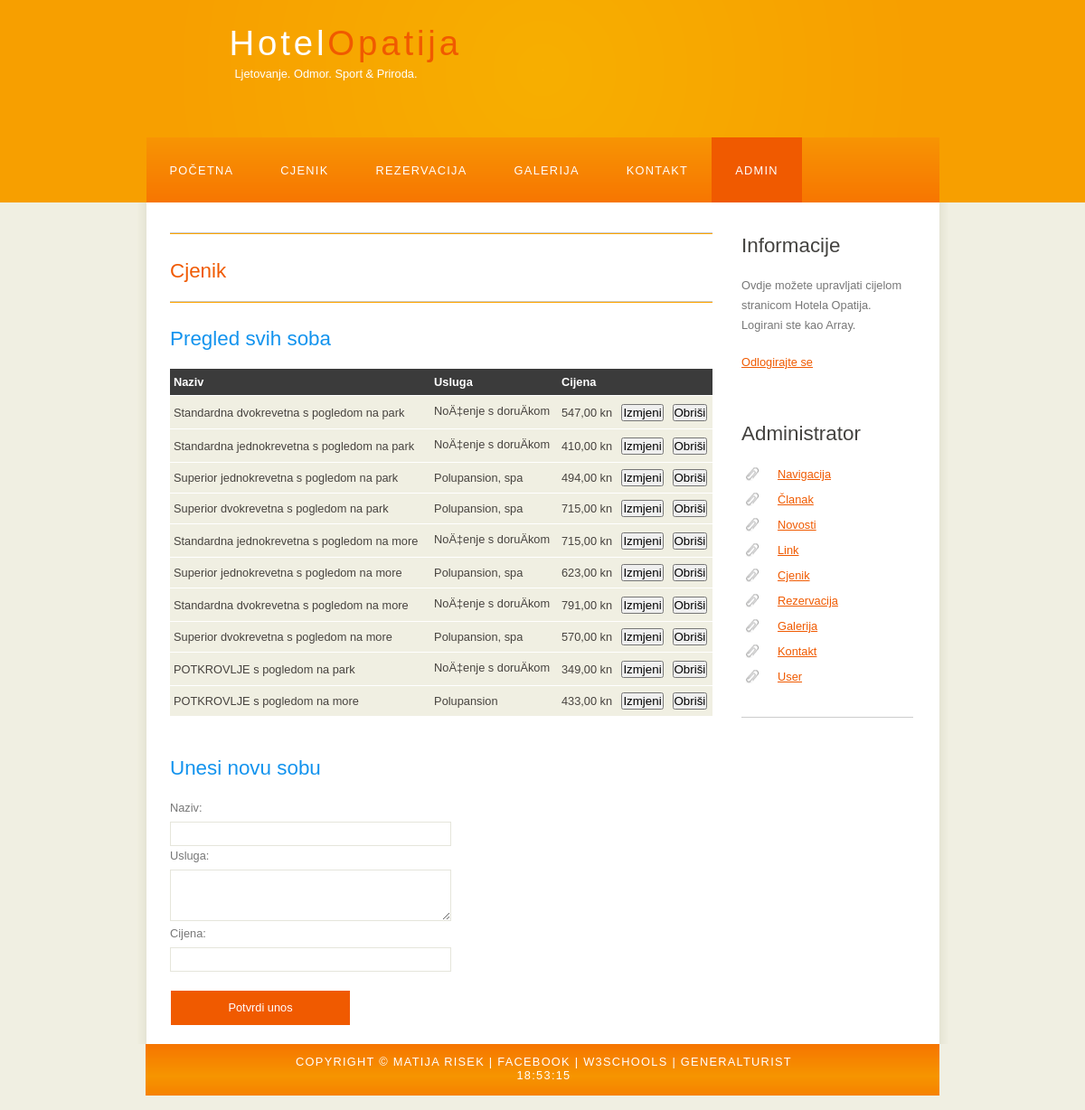
Screenshot of /adminCjenik.php (signed in) with the database file from the repository.
### tables this page shows
CREATE TABLE IF NOT EXISTS `Soba` (
  `idSoba` int(11) NOT NULL AUTO_INCREMENT,
  `nazivSoba` varchar(255) NOT NULL,
  `uslugaSoba` text NOT NULL,
  `cijenaSoba` varchar(255) NOT NULL,
  PRIMARY KEY (`idSoba`)
);

### adminCjenik.php (the view, shortened to what this page needs)
<!DOCTYPE HTML>
<html>
<head>
    <link rel="stylesheet" type="text/css" href="style/style.css" title="style" />
</head>
<body onload="startTime()">
    <div id="main">
        <div id="header">
            <div id="logo">
                <div id="logo_text">
                    <h1><a href="index.php">Hotel<span class="logo_colour">Opatija</span></a></h1>
                    <h2>Ljetovanje. Odmor. Sport & Priroda.</h2>
                </div>
            </div>
            <div id="menubar">
                <ul id="menu">
                    <li><a href="index.php">Početna</a></li>
                    <li><a href="cjenik.php">Cjenik</a></li>
                    <li><a href="rezervacija.php">Rezervacija</a></li>
                    <li><a href="galerija.php">Galerija</a></li>
                    <li> <a href="kontakt.php">Kontakt</a></li>
					<li class="selected"><a href="administrator.php">Admin</a></li>
                </ul>
            </div>
        </div>
        <div id="site_content">
            <div class="sidebar">
				<?php
					echo "<h3>Informacije</h3>";
					echo "<p>";
					echo "Ovdje možete upravljati cijelom stranicom Hotela Opatija.<br>";
					echo "Logirani ste kao {$_SESSION['username']}.<br>";
					echo '<p><a href="?action=logOut">Odlogirajte se</a></p>';
					echo "<p>";
				?>
                <h3>Administrator</h3>
                <ul>
					<li><a href="adminNavigacija.php">Navigacija</a></li>
                    <li><a href="adminClanak.php">Članak</a></li>
                    <li><a href="adminNovosti.php">Novosti</a></li>
                    <li><a href="adminLink.php">Link</a></li>
					<li><a href="adminCjenik.php">Cjenik</a></li>
                    <li><a href="adminRezervacija.php">Rezervacija</a></li>
                    <li><a href="adminGalerija.php">Galerija</a></li>
                    <li><a href="adminKontakt.php">Kontakt</a></li>
					<li><a href="adminUser.php">User</a></li>
                </ul>
                <hr />
            </div>
			<div id="content">
<hr color="orange" width="600">
<h3><a id="cjenik" style="text-decoration: none">Cjenik</a></h3>
<hr color="orange" width="600">
<h2>Pregled svih soba</h2>
<table width="600" border="0" cellpadding="0" cellspacing="0">
<tr>
<th>Naziv</th>
<th>Usluga</th>
<th>Cijena</th>
<th></th>
<th></th>
</tr>
<?php
$sql="SELECT * FROM Soba";
$records=mysql_query($sql);
while($zapis=mysql_fetch_assoc($records)){
	echo "<tr>";
	echo "<td>".$zapis['nazivSoba']."</td>";
	echo "<td>".$zapis['uslugaSoba']."</td>";
	echo "<td>".$zapis['cijenaSoba']."</td>";
	echo '<td><form method="post" action="novaIzmjenaSobe.php">
	<input type="hidden" value="'.$zapis['idSoba'].'" name="idSoba"/>
	<input type="submit" value="Izmjeni" />
	</form></td>';
	echo '<td><form method="post" action="brisanjeSobe.php">
	<input type="hidden" value="'.$zapis['idSoba'].'" name="idSoba"/>
	<input type="submit" onClick="potvrda (); return false;" value="Obriši" />
	</form></td>';
	echo "</tr>";
}
?>
</table>
<form name="unosCjenika" action="insertSoba.php" method="post" onsubmit="return validacijaAdminCjenik();">
<div class="form_settings">
<h2>Unesi novu sobu</h2>
<p>Naziv:</p> <input type="text" name="nazivSoba"><br>
<p>Usluga:</p> <textarea rows="3" name="uslugaSoba" cols="20"></textarea><br>
<p>Cijena:</p> <input type="text" name="cijenaSoba"><br>
<input class="submit" type="submit" value="Potvrdi unos">
</div>
</form>
            </div>
        </div>
        <div id="footer">
            Copyright &copy; Matija Risek | <a href="https://www.facebook.com/matija.risek">Facebook</a> | <a href="http://www.w3schools.com/">W3Schools</a> | <a href="http://www.general-turist.com/">GeneralTurist</a><div id="txt"></div>
        </div>
    </div>
</body>
</html>

### style/style.css (style rules this page uses)
html { height: 100%; }
* { margin: 0; padding: 0; }
body { font: normal .80em 'trebuchet ms', arial, sans-serif; background: #F0EFE2; color: #777; }
p { padding: 0 0 20px 0; line-height: 1.7em; }
hr { display: block; height: 1px; border: 0; border-top: 1px solid #ccc; margin: 1em 0; padding: 0; }
h1, h2, h3, h4, h5, h6 { font: normal 175% 'century gothic', arial, sans-serif; color: #43423F; margin: 0 0 15px 0; padding: 15px 0 5px 0; }
h2 { font: normal 175% 'century gothic', arial, sans-serif; color: #1293EE; }
a, a:hover { outline: none; text-decoration: underline; color: #F05A00; }
ul { margin: 2px 0 22px 17px; }
ul li { list-style-type: circle; margin: 0 0 6px 0; padding: 0 0 4px 5px; }
#main, #logo, #menubar, #site_content, #footer { margin-left: auto; margin-right: auto; }
#header { background: #f79f00; height: 240px; }
#logo { width: 825px; position: relative; height: 168px; margin-top: -16px; background: url(logo.png) no-repeat; }
#logo #logo_text { position: absolute; top: 20px; left: 0; }
#logo h1, #logo h2 { font: normal 300% 'century gothic', arial, sans-serif; border-bottom: 0; text-transform: none; margin: 0; margin-left: 66px; }
#logo_text h1, #logo_text h1 a, #logo_text h1 a:hover { padding: 22px 0 0 0; color: #FFF; letter-spacing: 0.1em; text-decoration: none; }
#logo_text h1 a .logo_colour { color: #F05A00; }
#logo_text h2 { font-size: 100%; padding: 4px 0 0 0; color: #FFF; margin-left: 72px; }
#menubar { width: 877px; height: 72px; padding: 0; background: url(menu.png) repeat-x; }
ul#menu, ul#menu li { float: left; margin: 0; padding: 0; }
ul#menu li { list-style: none; }
ul#menu li a { letter-spacing: 0.1em; font: normal 100% 'lucida sans unicode', arial, sans-serif; display: block; float: left; height: 37px; padding: 29px 26px 6px 26px; text-align: center; color: #FFF; text-transform: uppercase; text-decoration: none; background: transparent; }
ul#menu li a:hover, ul#menu li.selected a, ul#menu li.selected a:hover { color: #FFF; background: url(menu_select.png) repeat-x; }
#site_content { width: 837px; overflow: hidden; margin: 0 auto 0 auto; padding: 20px 24px 20px 37px; background: #FFF url(content.png) repeat-y; }
.sidebar { float: right; width: 190px; padding: 0 15px 20px 15px; }
.sidebar ul { width: 178px; padding: 4px 0 0 0; margin: 4px 0 30px 0; }
.sidebar li { list-style: none; padding: 0 0 7px 0; }
.sidebar li a, .sidebar li a:hover { padding: 0 0 0 40px; display: block; background: transparent url(link.png) no-repeat left center; }
#content { text-align: left; width: 595px; padding: 0; }
#footer { width: 878px; font: normal 100% 'lucida sans unicode', arial, sans-serif; height: 40px; padding: 12px 5px 5px 5px; text-align: center; background: #29425E url(footer.png) repeat-x; color: #FFF; text-transform: uppercase; letter-spacing: 0.1em; width: 875px; padding-left: 3px; padding-right: 0px; }
#footer a { color: #FFF; text-decoration: none; }
.form_settings { margin: 15px 0 0 0; }
.form_settings p { padding: 0 0 4px 0; }
.form_settings input, .form_settings textarea { padding: 5px; width: 299px; font: 100% arial; border: 1px solid #E5E5DB; background: #FFF; color: #47433F; }
.form_settings .submit { font: 100% arial; border: 1px solid; width: 200px; margin: 20px 0 0; height: 40px; padding: 2px 0 3px 0; cursor: pointer; background: #F05A00; color: #FFF; }
.form_settings textarea, .form_settings select { font: 100% arial; width: 299px; }
table { margin: 10px 0 30px 0; }
table tr th, table tr td { background: #3B3B3B; color: #FFF; padding: 7px 4px; text-align: left; }
table tr td { background: #F0EFE2; color: #47433F; border-top: 1px solid #FFF; }

### rows the page displays
soba: nazivSoba "Standardna dvokrevetna s pogledom na park", uslugaSoba "NoÄ‡enje s doruÄkom", cijenaSoba "547,00 kn"
soba: nazivSoba "Standardna jednokrevetna s pogledom na park", uslugaSoba "NoÄ‡enje s doruÄkom", cijenaSoba "410,00 kn"
soba: nazivSoba "Superior jednokrevetna s pogledom na park", uslugaSoba "Polupansion, spa", cijenaSoba "494,00 kn"
soba: nazivSoba "Superior dvokrevetna s pogledom na park", uslugaSoba "Polupansion, spa", cijenaSoba "715,00 kn"
soba: nazivSoba "Standardna jednokrevetna s pogledom na more", uslugaSoba "NoÄ‡enje s doruÄkom", cijenaSoba "715,00 kn"
soba: nazivSoba "Superior jednokrevetna s pogledom na more", uslugaSoba "Polupansion, spa", cijenaSoba "623,00 kn"
soba: nazivSoba "Standardna dvokrevetna s pogledom na more", uslugaSoba "NoÄ‡enje s doruÄkom", cijenaSoba "791,00 kn"
soba: nazivSoba "Superior dvokrevetna s pogledom na more", uslugaSoba "Polupansion, spa", cijenaSoba "570,00 kn"
soba: nazivSoba "POTKROVLJE s pogledom na park", uslugaSoba "NoÄ‡enje s doruÄkom", cijenaSoba "349,00 kn"
soba: nazivSoba "POTKROVLJE s pogledom na more", uslugaSoba "Polupansion", cijenaSoba "433,00 kn"

### other values shown
$_SESSION['username'] "Array"
